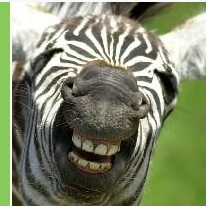
#> input picture Testing/gambar.jpg, 206 x 206 px
$ python test_ssim.py
#> lines starting #> are read from the running program, lines starting #| are printed output that depends on the picture; long printed decimals are rounded
### utils/metrics.py
# import cv2
import numpy as np

# [6 lines left out: function PSNR, not called in this run]

# TODO I don't know how this won't work well. All the test was failed
def SSIM_index(base_image, another_image, L=255):

    # Default values
    k1 = 0.01
    k2 = 0.03

    # print(np.iinfo(base_image.dtype.type).min, ' ', np.iinfo(base_image.dtype.type).max)

    mean_base = np.mean(base_image)
    mean_another = np.mean(another_image)
    variance_base = np.std(base_image, ddof=1)
    variance_another = np.std(another_image, ddof=1)
    covariance = correlation_coeeficient(base_image, another_image)
    C1 = (k1*L)**2
    C2 = (k2*L)**2

    num = (2*mean_base*mean_another+C1)*(2*covariance+C2)
    denum = ((mean_base**2)+(mean_another**2)+C1)*((variance_another**2)+(variance_base**2)+C2)
    print('num {} \ndenum {}'.format(num, denum))
    return num/denum

def MSE(image1, image2):
    assert image1.shape==image2.shape, 'These image has different shape'
    return (np.sum((image1-image2)**2))/image1.size

# [6 lines left out: function MSE_3_channel, not called in this run]

def correlation_coeeficient(base_image, another_image):
    mean_base = np.mean(base_image)
    mean_another = np.mean(another_image)
    corr = np.sum((xb-mean_base)*(xa-mean_another) for xb, xa in zip(base_image.flatten(), another_image.flatten()))
    return corr/base_image.size-1

'''

“Luck is what happens when preparation meets opportunity.” Seneca
'''

### Testing/test_ssim.py
# from PIL import Image, ImageFilter, ImageOps
import cv2
import numpy as np
import sys
sys.path.append('..')
from utils import metrics

# image = Image.open('gambar.jpg')
image = cv2.imread('gambar.jpg', 0)
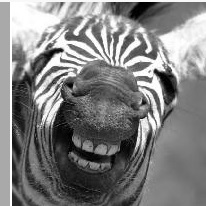
#> image: shape (206, 206); min 0, max 255, mean 127.5
assert type(image)==np.ndarray, 'Image not loaded'

def test_ssim_blur():
    # gray = ImageOps.grayscale(image)
    # img_blur = image.filter(ImageFilter.BLUR)
    img_blur = cv2.blur(image, (5,5))
    ssim_index = metrics.SSIM_index(image, img_blur)
    print('SSIM Index value: {}'.format(ssim_index))
    assert ssim_index.size == 1, 'Should be single value'

def test_ssim_same_image():
    ssim_index = metrics.SSIM_index(image, image)
#> in SSIM_index, `mean_base = np.mean(base_image)`: mean_base = 127.5
#> in SSIM_index, `variance_base = np.std(base_image, ddof=1)`: variance_base = 68.53
#> in correlation_coeeficient, `mean_base = np.mean(base_image)`: mean_base = 127.5
#> in correlation_coeeficient, `corr = np.sum((xb-mean_base)*(xa-mean_another) for xb, xa in zip(base_..`: corr = 199312117.1
#> in SSIM_index, `covariance = correlation_coeeficient(base_image, another_image)`: covariance = 4695.8
#> in SSIM_index, `num = (2*mean_base*mean_another+C1)*(2*covariance+C2)`: num = 307446747.2
#> in SSIM_index, `denum = ((mean_base**2)+(mean_another**2)+C1)*((variance_another**2)+(..`: denum = 307519016.7
#| num 307446747.224
#| denum 307519016.680
    print('SSIM Index value: {}'.format(ssim_index))
    assert ssim_index == 1, 'It\'s should be return 1'

if __name__ == '__main__':
    test_ssim_same_image()
#> in test_ssim_same_image, `ssim_index = metrics.SSIM_index(image, image)`: ssim_index = 1
#| SSIM Index value: 0.9998
#> (the run stopped early here; a loop or call above may not have finished)
